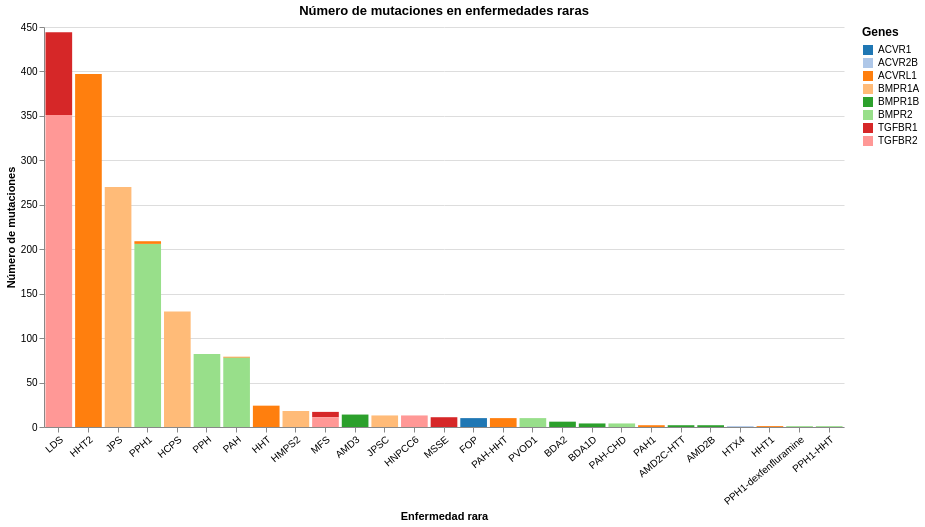

The code cell stored with this chart in its notebook:
### Code cell
import altair as alt

# Crear el gráfico
chart = alt.Chart(df).transform_aggregate(
    unique_aa_mutation='distinct(Protein change)',
    groupby=['GeneSymbol', 'Condition', 'Protein change']
).mark_bar().encode(
    y=alt.Y('count(unique_aa_mutation):Q', title='Número de mutaciones'),
    x=alt.X('Condition', sort='-y', title='Enfermedad rara', axis=alt.Axis(
        labelAngle=-40, labelFontSize=10)
    ),
    color=alt.Color('GeneSymbol', scale=alt.Scale(scheme='category20'), title='Genes')
).properties(
    title="Número de mutaciones en enfermedades raras",
    width=800,  # Aumentar el ancho del gráfico
    height=400  # Mantener el alto del gráfico
).configure_legend(
    orient='right',  # Colocar la leyenda a la derecha
    labelLimit=200,  # Ajustar el límite de longitud de las etiquetas de la leyenda
    titleFontSize=12,  # Tamaño de fuente del título de la leyenda
    labelFontSize=10,  # Tamaño de fuente de las etiquetas de la leyenda
)

# Ajustar la vista del gráfico
chart = chart.configure_view(
    stroke=None,  # Eliminar el borde del gráfico
    clip=False,  # Aumentar el padding para dar más espacio
    discreteWidth=1
)

chart

### Figure 1 — Vega-Lite specification as saved in the notebook (floating-point values rounded to 4 significant figures; data arrays with more than 128 entries replaced by an {"elided": "..."} marker saying what was removed)
{"config": {"view": {"continuousWidth": 300, "continuousHeight": 300, "clip": false, "discreteWidth": 1, "stroke": null}, "legend": {"labelFontSize": 10, "labelLimit": 200, "orient": "right", "titleFontSize": 12}}, "data": {"name": "data-86b7977ee415f79bf52dd79f604f1827"}, "mark": {"type": "bar"}, "encoding": {"color": {"field": "GeneSymbol", "scale": {"scheme": "category20"}, "title": "Genes", "type": "nominal"}, "x": {"axis": {"labelAngle": -40, "labelFontSize": 10}, "field": "Condition", "sort": "-y", "title": "Enfermedad rara", "type": "nominal"}, "y": {"aggregate": "count", "field": "unique_aa_mutation", "title": "Número de mutaciones", "type": "quantitative"}}, "height": 400, "title": "Número de mutaciones en enfermedades raras", "transform": [{"aggregate": [{"op": "distinct", "field": "Protein change", "as": "unique_aa_mutation"}], "groupby": ["GeneSymbol", "Condition", "Protein change"]}], "width": 800, "$schema": "https://vega.github.io/schema/vega-lite/v5.16.3.json", "datasets": {"data-86b7977ee415f79bf52dd79f604f1827": {"elided": "1900 records"}}}
